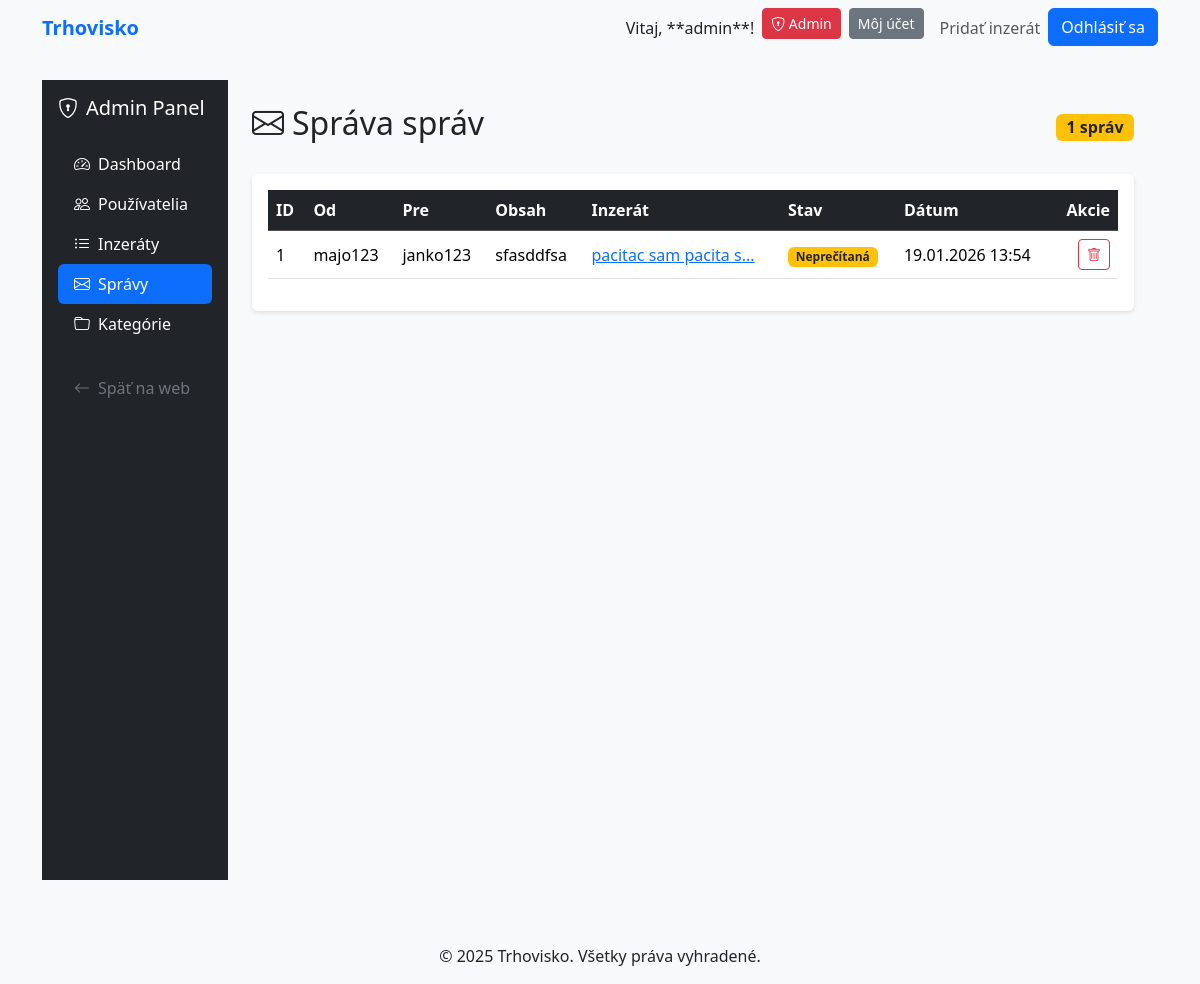
Before: /admin/messages (signed in) with the older database file.
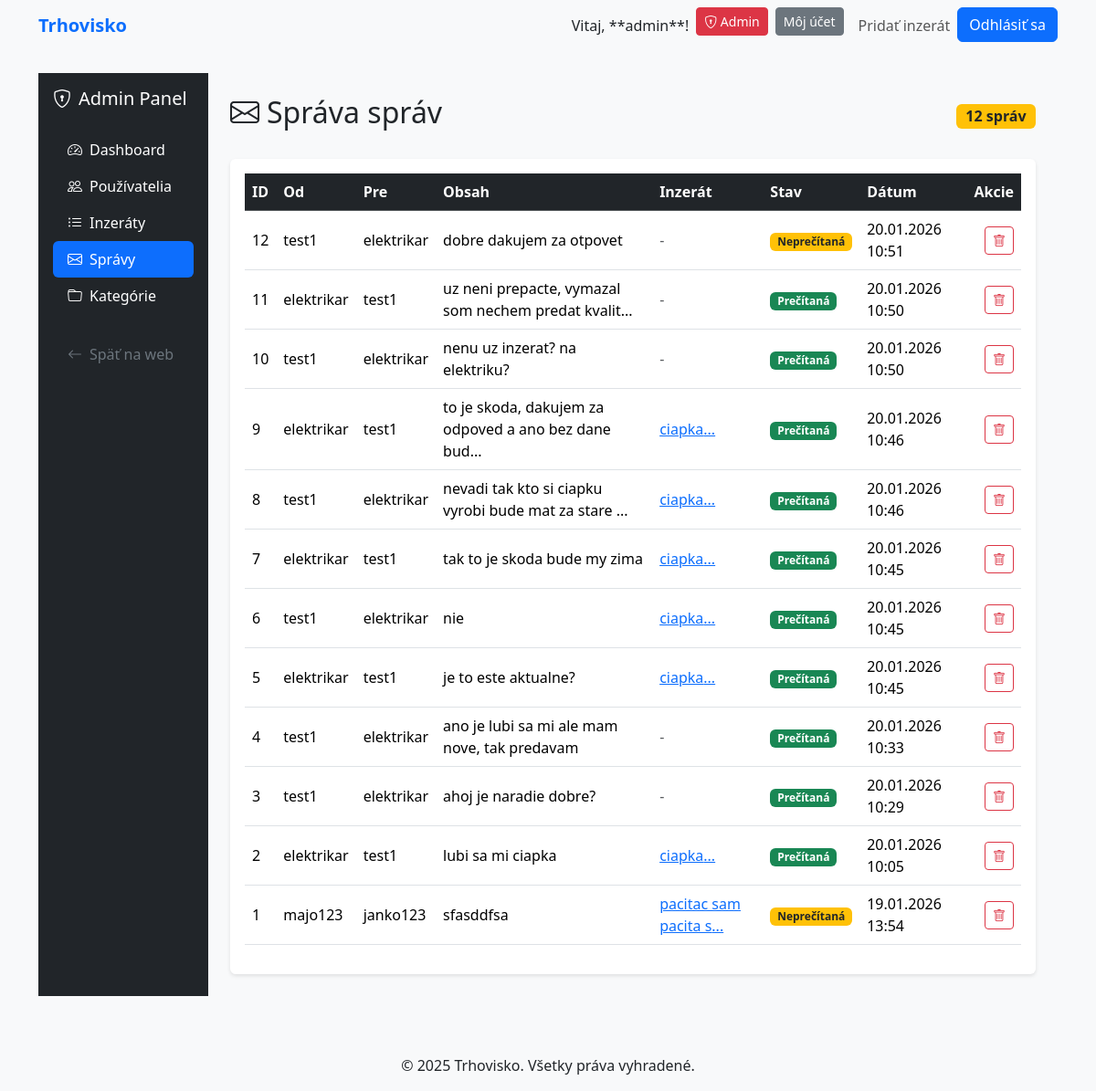
After: the same page with the newer database file.
### models.py (models this page shows, shortened)
class Message(db.Model):
    id = db.Column(db.Integer, primary_key=True)
    content = db.Column(db.Text, nullable=False)
    sender_id = db.Column(db.Integer, db.ForeignKey('user.id'), nullable=False)
    receiver_id = db.Column(db.Integer, db.ForeignKey('user.id'), nullable=False)
    listing_id = db.Column(db.Integer, db.ForeignKey('listing.id'), nullable=True)
    created_at = db.Column(db.DateTime, default=datetime.utcnow)
    is_read = db.Column(db.Boolean, default=False)

class User(db.Model, UserMixin):
    id = db.Column(db.Integer, primary_key=True)
    username = db.Column(db.String(20), unique=True, nullable=False)
    email = db.Column(db.String(120), unique=True, nullable=False)
    password_hash = db.Column(db.String(128), nullable=False)
    role = db.Column(db.String(20), default='user')
    created_at = db.Column(db.DateTime, default=datetime.utcnow)
    listings = db.relationship('Listing', backref='author', lazy=True, cascade='all, delete-orphan')
    sent_messages = db.relationship('Message', foreign_keys=[Message.sender_id], backref='sender', lazy=True, cascade='all, delete-orphan')
    received_messages = db.relationship('Message', foreign_keys=[Message.receiver_id], backref='receiver', lazy=True, cascade='all, delete-orphan')
    favorites = db.relationship('Favorite', backref='user', lazy=True, cascade='all, delete-orphan')
    def is_admin(self):
        return self.role == 'admin'

class Listing(db.Model):
    id = db.Column(db.Integer, primary_key=True)
    title = db.Column(db.String(200), nullable=False)
    description = db.Column(db.Text, nullable=False)
    price = db.Column(db.Float, nullable=False)
    location = db.Column(db.String(200))
    user_id = db.Column(db.Integer, db.ForeignKey('user.id'), nullable=False)
    category_id = db.Column(db.Integer, db.ForeignKey('category.id'), nullable=False)
    status = db.Column(db.String(20), default='active')
    created_at = db.Column(db.DateTime, default=datetime.utcnow)
    images = db.relationship('Image', backref='listing', lazy=True, cascade='all, delete-orphan')
    messages = db.relationship('Message', backref='listing', lazy=True)
    favorites = db.relationship('Favorite', backref='listing', lazy=True)

### routes.py (the view)
    @app.route('/admin/messages')
    @login_required
    @admin_required
    def admin_messages():
        messages = Message.query.order_by(Message.created_at.desc()).all()
        return render_template('admin/messages.html', messages=messages)

### app.py (called while the page is built)
    @app.context_processor
    def inject_user():
        from flask_login import current_user
        return dict(current_user=current_user)

    @login_manager.user_loader
    def load_user(user_id):
        from models import User
        return db.session.get(User, int(user_id))

### routes.py (called while the page is built)
def admin_required(f):
    from functools import wraps
    @wraps(f)
    def decorated_function(*args, **kwargs):
        if not current_user.is_authenticated or not current_user.is_admin():
            flash('Prístup zamietnutý. Vyžadujú sa administrátorské práva.', 'danger')
            return redirect(url_for('home'))
        return f(*args, **kwargs)
    return decorated_function

### templates/admin/messages.html (shortened to what this page needs)
{% extends "admin/base_admin.html" %}
{% block admin_content %}
<div class="d-flex justify-content-between align-items-center mb-4">
    <h2><i class="bi bi-envelope me-2"></i>Správa správ</h2>
    <span class="badge bg-warning text-dark fs-6">{{ messages|length }} správ</span>
</div>
<div class="card">
    <div class="card-body">
        <div class="table-responsive">
            <table class="table table-hover align-middle">
                <thead class="table-dark">
                    <tr>
                        <th>ID</th>
                        <th>Od</th>
                        <th>Pre</th>
                        <th>Obsah</th>
                        <th>Inzerát</th>
                        <th>Stav</th>
                        <th>Dátum</th>
                        <th class="text-end">Akcie</th>
                    </tr>
                </thead>
                <tbody>
                    {% for message in messages %}
                    <tr>
                        <td>{{ message.id }}</td>
                        <td>{{ message.sender.username }}</td>
                        <td>{{ message.receiver.username }}</td>
                        <td>
                            <span title="{{ message.content }}">
                                {{ message.content[:50] }}{% if message.content|length > 50 %}...{% endif %}
                            </span>
                        </td>
                        <td>
                            {% if message.listing %}
                            <a href="{{ url_for('listing_detail', id=message.listing.id) }}" target="_blank">
                                {{ message.listing.title[:20] }}...
                            </a>
                            {% else %}
                            <span class="text-muted">-</span>
                            {% endif %}
                        </td>
                        <td>
                            {% if message.is_read %}
                            <span class="badge bg-success">Prečítaná</span>
                            {% else %}
                            <span class="badge bg-warning text-dark">Neprečítaná</span>
                            {% endif %}
                        </td>
                        <td>{{ message.created_at.strftime('%d.%m.%Y %H:%M') }}</td>
                        <td class="text-end">
                            <form method="POST" action="{{ url_for('admin_delete_message', message_id=message.id) }}"
                                  class="d-inline"
                                  onsubmit="return confirm('Naozaj chcete zmazať túto správu?');">
                                <button type="submit" class="btn btn-sm btn-outline-danger" title="Zmazať">
                                    <i class="bi bi-trash"></i>
                                </button>
                            </form>
                        </td>
                    </tr>
                    {% endfor %}
                </tbody>
            </table>
        </div>
    </div>
</div>
{% endblock %}

Changed rows visible on the page:
added Message: id "12", sender.username "test1", receiver.username "elektrikar", content "dobre dakujem za otpovet", is_read "Neprečítaná", created_at "20.01.2026 10:51"
added Message: id "11", sender.username "elektrikar", receiver.username "test1", content "uz neni prepacte, vymazal som nechem predat kvalit", is_read "Prečítaná", created_at "20.01.2026 10:50"
added Message: id "10", sender.username "test1", receiver.username "elektrikar", content "nenu uz inzerat? na elektriku?", is_read "Prečítaná", created_at "20.01.2026 10:50"
added Message: id "9", sender.username "elektrikar", receiver.username "test1", content "to je skoda, dakujem za odpoved a ano bez dane bud", listing "ciapka", is_read "Prečítaná", created_at "20.01.2026 10:46"
added Message: id "8", sender.username "test1", receiver.username "elektrikar", content "nevadi tak kto si ciapku vyrobi bude mat za stare", listing "ciapka", is_read "Prečítaná", created_at "20.01.2026 10:46"
added Message: id "7", sender.username "elektrikar", receiver.username "test1", content "tak to je skoda bude my zima", listing "ciapka", is_read "Prečítaná", created_at "20.01.2026 10:45"
added Message: id "6", sender.username "test1", receiver.username "elektrikar", content "nie", listing "ciapka", is_read "Prečítaná", created_at "20.01.2026 10:45"
added Message: id "5", sender.username "elektrikar", receiver.username "test1", content "je to este aktualne?", listing "ciapka", is_read "Prečítaná", created_at "20.01.2026 10:45"
added Message: id "4", sender.username "test1", receiver.username "elektrikar", content "ano je lubi sa mi ale mam nove, tak predavam", is_read "Prečítaná", created_at "20.01.2026 10:33"
added Message: id "3", sender.username "test1", receiver.username "elektrikar", content "ahoj je naradie dobre?", is_read "Prečítaná", created_at "20.01.2026 10:29"
added Message: id "2", sender.username "elektrikar", receiver.username "test1", content "lubi sa mi ciapka", listing "ciapka", is_read "Prečítaná", created_at "20.01.2026 10:05"
Other visible differences:
{{ messages|length }}: "1" → "12"
